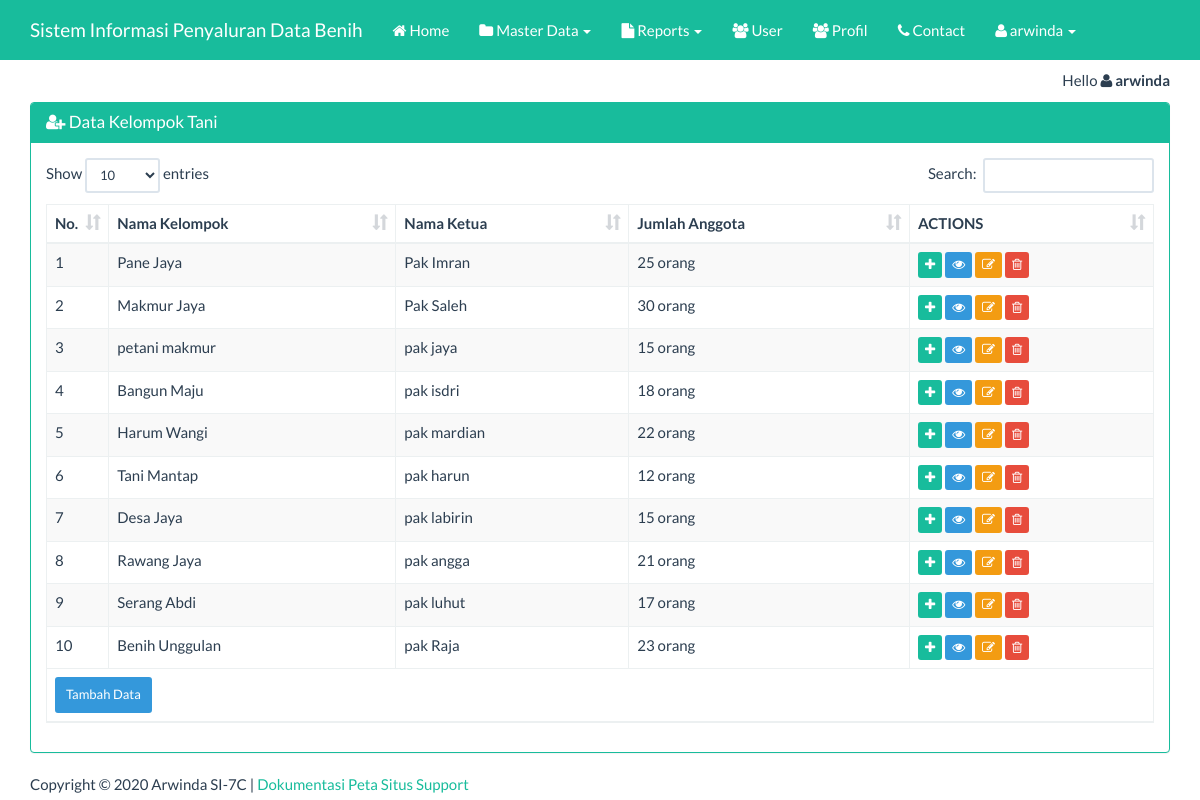
/?page=tani&actions=tampil (signed in), run on the app's committed database.
### tables this page shows
CREATE TABLE `tbl_tani` (
  `id_kelompok` int(11) NOT NULL,
  `nm_kelompok` varchar(255) NOT NULL,
  `nm_ketua` varchar(255) NOT NULL,
  `jml_anggota` int(11) NOT NULL
);

### views/tani_tampil.php (the view, shortened to what this page needs)
<div class="container">
    <div class="row">
        <div class="col-xs-12">
            <div class="panel panel-success">
                <div class="panel-heading">
                    <h3 class="panel-title"><span class="fa fa-user-plus"></span> Data Kelompok Tani</h3>
                </div>
                <div class="panel-body">
                    <table id="dtskripsi" class="table table-bordered table-striped table-hover">
                        <thead>
                            <tr>
                                <th width="5%">No.</th>
                                <th>Nama Kelompok</th>
                                <th>Nama Ketua</th>
                                <th>Jumlah Anggota</th>
                                <th>ACTIONS</th>
                            </tr>
                        </thead>
                        <tbody>
                            <?php
                            $sql = "SELECT * FROM tbl_tani";
                            $query = mysqli_query($koneksi, $sql) or die("SQL Anda Salah");
                            $nomor = 0;
                            while ($data = mysqli_fetch_array($query)) {
                                $nomor++;
                                ?>
                                <tr>
                                    <td><?= $nomor ?></td>
									<td><?= $data['nm_kelompok'] ?></td>
									<td><?= $data['nm_ketua'] ?></td>
                                    <td><?= $data['jml_anggota'] ?> orang</td>
                                    <td>
                                        <a href="?page=tani&actions=terima&id=<?= $data['id_kelompok'] ?>" class="btn btn-success btn-xs">
                                            <span class="fa fa-plus"></span>
                                        </a>
                                        <a href="?page=tani&actions=detail&id=<?= $data['id_kelompok'] ?>" class="btn btn-info btn-xs">
                                            <span class="fa fa-eye"></span>
                                        </a>
                                        <a href="?page=tani&actions=edit&id=<?= $data['id_kelompok'] ?>" class="btn btn-warning btn-xs">
                                            <span class="fa fa-edit"></span>
                                        </a>
                                        <a href="?page=tani&actions=delete&id=<?= $data['id_kelompok'] ?>" class="btn btn-danger btn-xs">
                                            <span class="fa fa-trash-o"></span>
                                        </a>
                                    </td>
                                </tr>
                            <?php } ?>
                        </tbody>
                        <tfoot>
                            <tr>
                                <td colspan="7">
                                    <a href="?page=tani&actions=tambah" class="btn btn-info btn-sm">
                                        Tambah Data
                                    </a>
                                </td>
                            </tr>
                        </tfoot>
                    </table>
                </div>
            </div>
        </div>
    </div>
</div>

### index.php (style rules this page uses)
body { margin-top:70px; }

### data on the page
tbl_tani: nm_kelompok "Pane Jaya", nm_ketua "Pak Imran", jml_anggota "25"
tbl_tani: nm_kelompok "Makmur Jaya", nm_ketua "Pak Saleh", jml_anggota "30"
tbl_tani: nm_kelompok "petani makmur", nm_ketua "pak jaya", jml_anggota "15"
tbl_tani: nm_kelompok "Bangun Maju", nm_ketua "pak isdri", jml_anggota "18"
tbl_tani: nm_kelompok "Harum Wangi", nm_ketua "pak mardian", jml_anggota "22"
tbl_tani: nm_kelompok "Tani Mantap", nm_ketua "pak harun", jml_anggota "12"
tbl_tani: nm_kelompok "Desa Jaya", nm_ketua "pak labirin", jml_anggota "15"
tbl_tani: nm_kelompok "Rawang Jaya", nm_ketua "pak angga", jml_anggota "21"
tbl_tani: nm_kelompok "Serang Abdi", nm_ketua "pak luhut", jml_anggota "17"
tbl_tani: nm_kelompok "Benih Unggulan", nm_ketua "pak Raja", jml_anggota "23"

### other printed values
$_SESSION['nama'] "arwinda"
